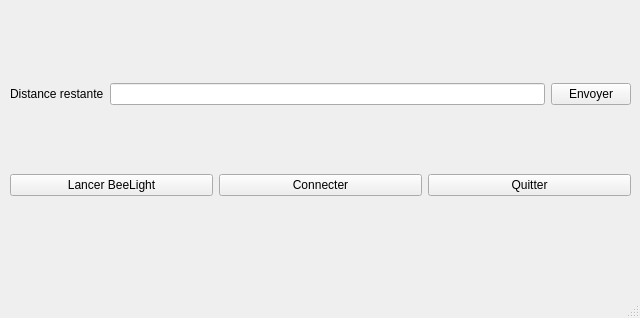
<?xml version="1.0" encoding="UTF-8"?>
<ui version="4.0">
 <class>MainWindow</class>
 <widget class="QMainWindow" name="MainWindow">
  <property name="geometry">
   <rect>
    <x>0</x>
    <y>0</y>
    <width>640</width>
    <height>318</height>
   </rect>
  </property>
  <property name="windowTitle">
   <string>MainWindow</string>
  </property>
  <widget class="QWidget" name="centralwidget">
   <widget class="QWidget" name="verticalLayoutWidget">
    <property name="geometry">
     <rect>
      <x>10</x>
      <y>20</y>
      <width>621</width>
      <height>241</height>
     </rect>
    </property>
    <layout class="QVBoxLayout" name="verticalLayout">
     <item>
      <layout class="QVBoxLayout" name="verticalLayout_2">
       <item>
        <layout class="QHBoxLayout" name="horizontalLayout_2">
         <item>
          <widget class="QLabel" name="label">
           <property name="text">
            <string>Distance restante</string>
           </property>
          </widget>
         </item>
         <item>
          <widget class="QLineEdit" name="remaining_distance">
           <property name="inputMethodHints">
            <set>Qt::ImhNone</set>
           </property>
           <property name="maxLength">
            <number>5</number>
           </property>
          </widget>
         </item>
         <item>
          <widget class="QPushButton" name="w_remaining_distance_button">
           <property name="text">
            <string>Envoyer</string>
           </property>
          </widget>
         </item>
        </layout>
       </item>
      </layout>
     </item>
     <item>
      <layout class="QHBoxLayout" name="horizontalLayout">
       <item>
        <widget class="QPushButton" name="launchButton">
         <property name="text">
          <string>Lancer BeeLight</string>
         </property>
        </widget>
       </item>
       <item>
        <widget class="QPushButton" name="connectButton">
         <property name="text">
          <string>Connecter</string>
         </property>
        </widget>
       </item>
       <item>
        <widget class="QPushButton" name="quitButton">
         <property name="text">
          <string>Quitter</string>
         </property>
        </widget>
       </item>
      </layout>
     </item>
    </layout>
   </widget>
  </widget>
  <widget class="QMenuBar" name="menubar">
   <property name="geometry">
    <rect>
     <x>0</x>
     <y>0</y>
     <width>640</width>
     <height>30</height>
    </rect>
   </property>
  </widget>
  <widget class="QStatusBar" name="statusbar"/>
 </widget>
 <resources/>
 <connections/>
</ui>
